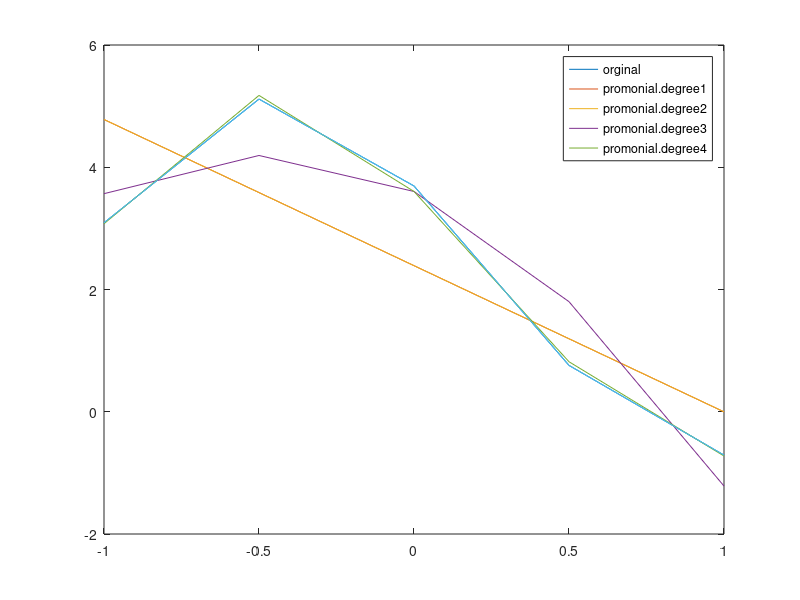
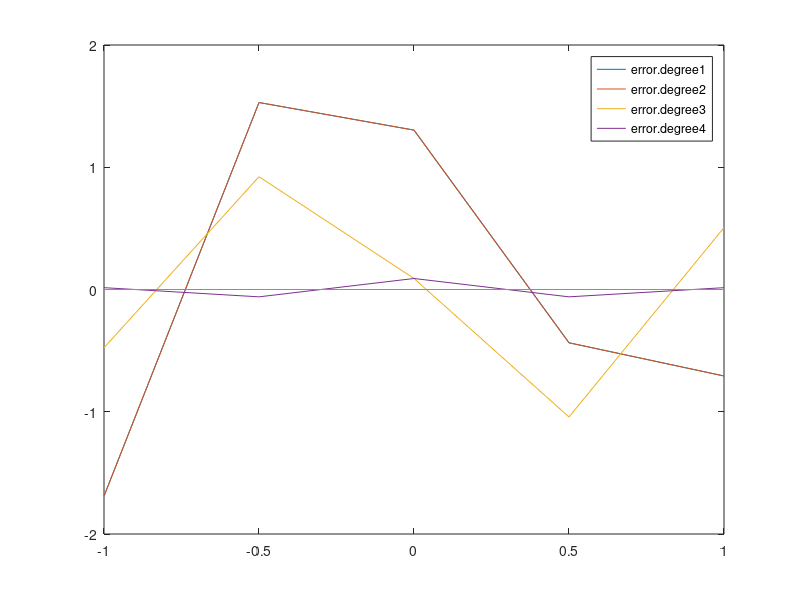

Source code (MATLAB) for these figures, in order:
clear all;clc;
x=-1:0.5:1;
p=[1,-2,0];
y=polyval(p,x);
randomset=rand(size(y))*5.5-0.5*ones(size(y));
y_random=y+randomset;
SetB=y_random;
setP.degree1=polyfit(x,SetB,1);
setP.degree2=polyfit(x,SetB,2);
setP.degree3=polyfit(x,SetB,3);
setP.degree4=polyfit(x,SetB,4);
error.degree1=SetB-polyval(setP.degree1,x);
error.degree2=SetB-polyval(setP.degree2,x);
error.degree3=SetB-polyval(setP.degree3,x);
error.degree4=SetB-polyval(setP.degree4,x);figure();
plot(x,SetB,x,polyval(setP.degree1,x),x,polyval(setP.degree1,x),x,polyval(setP.degree2,x),x,polyval(setP.degree3,x),x,polyval(setP.degree4,x));
legend('orginal','promonial.degree1','promonial.degree2','promonial.degree3','promonial.degree4')
figure();
plot(x,error.degree1,x,error.degree1,x,error.degree2,x,error.degree3,x,error.degree4)
legend('error.degree1','error.degree2','error.degree3','error.degree4')